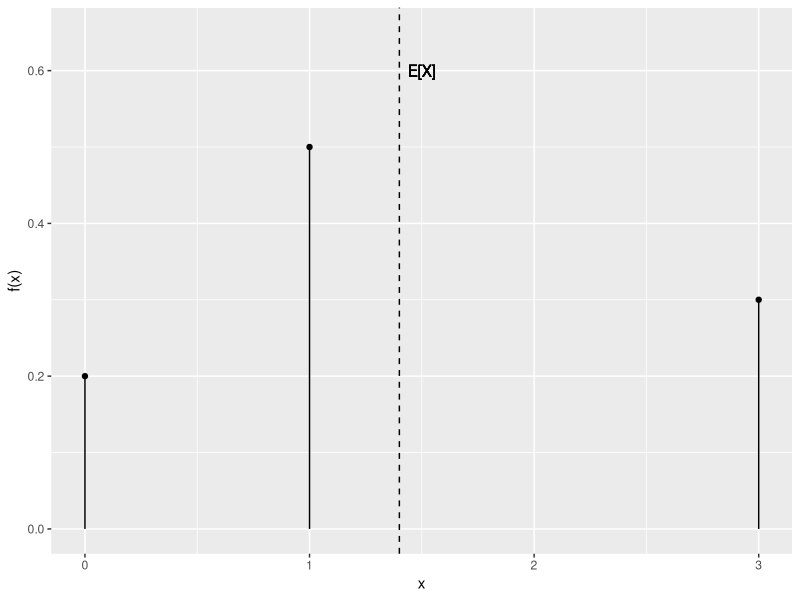
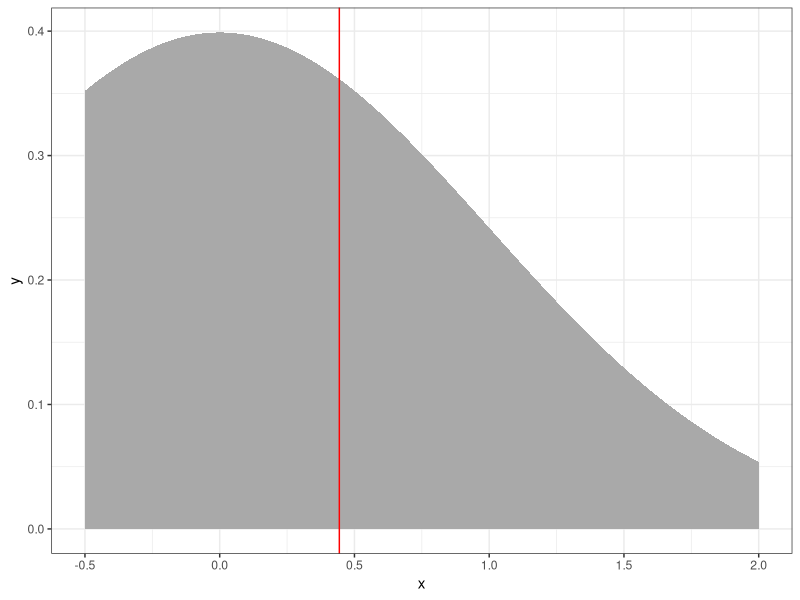

Source code (R) for these figures, in order:
## ---- chunk 1
#| warning: false
#| message: false

library(tidyverse)
knitr::opts_chunk$set(dev = "ragg_png")
## ---- chunk 2
dat <- tibble(x = c(0, 0, 1, 1, 3, 3), y = c(0, .2, 0, .5, 0, .3), item = c(1, 1, 2, 2, 3, 3), type = rep(c("bottom", "top"), 3)) 

dat|> 
  ggplot(aes(x = x, y = y, group = item)) + 
  geom_line() + 
  geom_point(data = filter(dat, type == "top")) + 
  expand_limits(y = .65) +
  geom_vline(xintercept = .5*1 + .3*3, lty = 2) + 
  geom_text(x = .5*1 + .3*3 + .1, y = .6, label = "E[X]") + 
  labs(x = "x", y = "f(x)")
## ---- chunk 3
x <- c(0, 0, 1, 1, 1, 1, 1, 3, 3, 3)
mean(x)
## ---- chunk 4
#| fig-width: 5
#| fig-height: 3.5
#| fig-align: center
xs <- seq(-.5, 2, by =.01)
ys <- dnorm(xs)

# get expectation numerically -- two options

# weighted sum of xs in my sequence
ex1 <- sum(xs*ys)/sum(ys)

# average of a sample
x_samp0 <- rnorm(100000)
x_samp <- x_samp0[x_samp0 > -.5 & x_samp0 < 2]
ex2 <- mean(x_samp)

# plot it
tibble(x = c(-.5, xs, 2), y = c(0, ys, 0)) |> 
  ggplot(aes(x = x, y = y)) + 
  geom_polygon(fill = "darkgray") + 
  theme_bw() + 
  geom_vline(xintercept = ex1, col = "red") 
## ---- chunk 5

